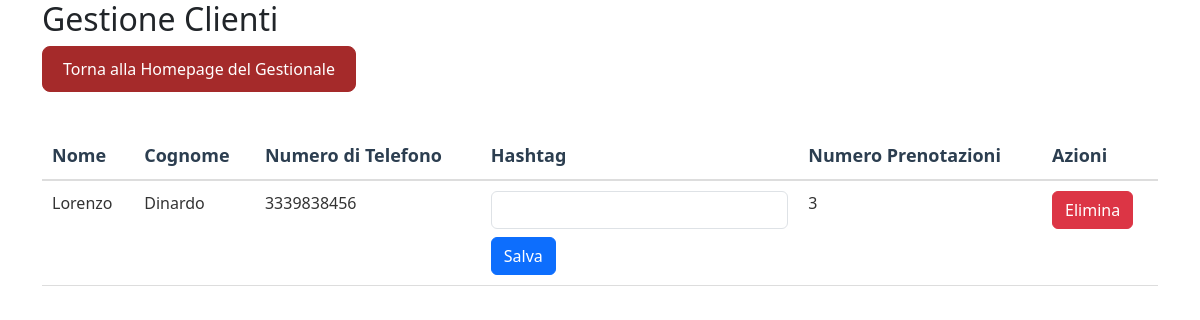
/gestionale/clienti/ (signed in), run on the app's committed database.
### gestionale/models.py (models this page shows, shortened)
class Customer(models.Model):
    first_name = models.CharField(max_length=100)
    last_name = models.CharField(max_length=100)
    phone_number = models.CharField(max_length=20)
    hashtag = models.CharField(max_length=100, blank=True, null=True, default="")
    numero_prenotazioni = models.IntegerField(default=0)

### gestionale/views.py (the view)
# urls.py: path('clienti/', views.clienti, name='clienti'),
@login_required
def clienti(request):
    customers = Customer.objects.all().order_by('last_name', 'first_name')
    hashtags = (
        Customer.objects
        .exclude(hashtag="")
        .values_list('hashtag', flat=True)
    )
    unique_hashtags = set(tag.strip() for tags in hashtags for tag in tags.split(',') if tag.strip())
    return render(request, 'gestionale/clienti.html', {
        'customers': customers,
        'unique_hashtags': unique_hashtags,
    })

### gestionale/templates/gestionale/clienti.html (shortened to what this page needs)
{% extends "base.html" %}
{% load static %}
{% block css_files %}
    <link rel="stylesheet" href="{% static 'gestionale/shared.css' %}">
{% endblock %}
{% block content %}
<div class="container">
    <h2>Gestione Clienti</h2>
    <a href="{% url 'gestionale:gestionale' %}" class="back-to-home">Torna alla Homepage del Gestionale</a>
    <table class="table">
        <thead>
            <tr>
                <th>Nome</th>
                <th>Cognome</th>
                <th>Numero di Telefono</th>
                <th>Hashtag</th>
                <th>Numero Prenotazioni</th>
                <th>Azioni</th>
            </tr>
        </thead>
        <tbody>
            {% for customer in customers %}
                <tr>
                    <td>{{ customer.first_name }}</td>
                    <td>{{ customer.last_name }}</td>
                    <td>{{ customer.phone_number }}</td>
                    <td>
                        <form method="post" action="{% url 'gestionale:update_hashtag' customer.id %}">
                            <input type="text" id="hashtag_{{ customer.id }}" name="hashtag"
                                   value="{{ customer.hashtag }}" class="form-control"
                                   list="suggested-hashtags"
                                   oninput="validateHashtagCount(this)" />
                            <button type="submit" class="btn btn-primary mt-2">Salva</button>
                        </form>
                    </td>
                    <td>{{ customer.numero_prenotazioni }}</td>
                    <td>
                        <a href="{% url 'gestionale:delete_customer' customer.id %}" class="btn btn-danger">Elimina</a>
                    </td>
                </tr>
            {% endfor %}
        </tbody>
    </table>
</div>
{% endblock %}

### static/gestionale/shared.css (style rules this page uses)
.nav-button, .back-to-home { padding: 10px 20px; border: 1px solid #a52a2a; border-radius: 8px; background-color: #a52a2a; color: #fff; font-size: 16px; text-decoration: none; font-weight: 500; transition: background-color 0.3s ease; }
.back-to-home { margin-bottom: 20px; display: inline-block; }
.table { width: 100%; border-collapse: collapse; margin-top: 20px; }
.table thead th { font-weight: 600; font-size: 18px; color: #2c3e50; border-bottom: 2px solid #ddd; text-align: left; padding: 10px; }
.table tbody td { padding: 10px; border-bottom: 1px solid #ddd; font-size: 16px; color: #333; }

### data on the page
Customer: first_name "Lorenzo", last_name "Dinardo", phone_number "3339838456", numero_prenotazioni "3"
